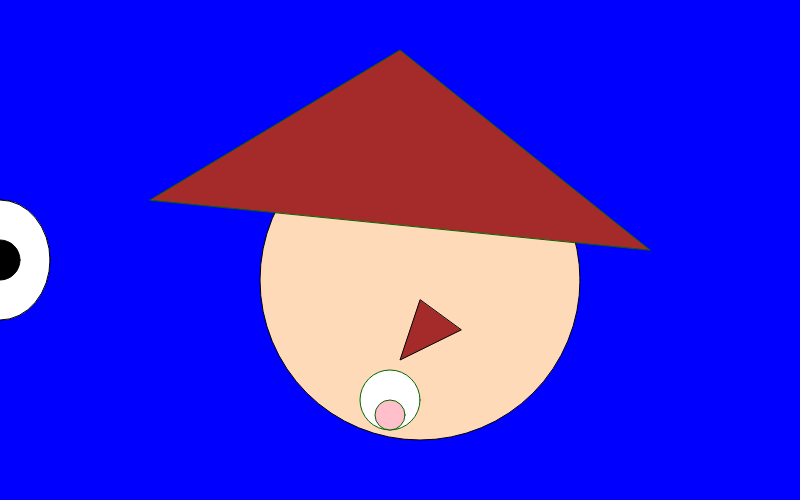
Frame 1 (no input)
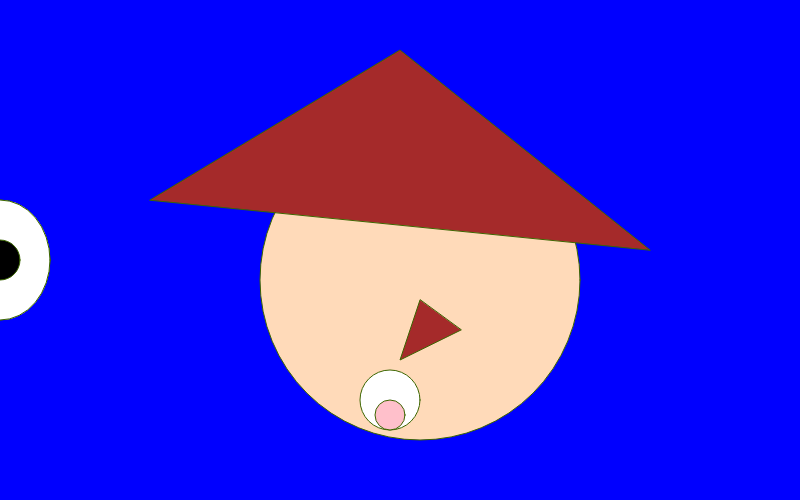
Frame 60 (no input)
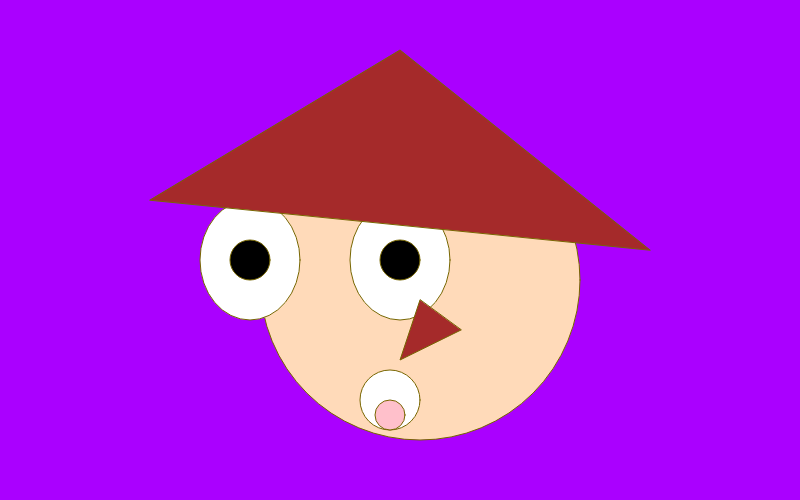
Frame 120 (the mouse pressed at the canvas centre since frame 60)

The p5.js sketch that drew these frames (run headless with seeded random() and noise() and a simulated clock; from frame 60 on, the mouse is pressed at the canvas centre):

// p5.js sketch
// ── sketch.js
/*
this is the version 3 self portrait.
*/
var r = 0;
var b = 255;

function setup() {
	createCanvas(800, 500);
}

function draw() {
	background(r, 0, b);
    r = map(mouseX, 0, 600, 0, 255);
    b = map(mouseX, 0, 600, 255, 255);
    
    
    /* head shape */ 
    var head = 420;
    var heady = 280;
    var headw = 320;
    
    /* shapes of the eyes */
    var lefteye = mouseX;
    var righteye = mouseY;
    var eyey = 260;
    var eyew = 100;
    var eyeh = 120;
    var smalleye = 40;
    
    /* shape for the nose */
    var nosex = 420;
    var nosey = 300;
    var noseh = 400;
    var nosew = 360;
    var nose1 = 461;
    var nose2 = 330;
    
    /* secondary line color */
    var line1 = frameCount;
    var line2 = 102;
    var line3 = 0;
    
    /* mouth shapes */
    var mouth = 390;
    var bigmouth = 400;
    var bigmouth1 = 60;
    var smallmouth = 415;
    var smallmouth1 = 30;
    
    /* hair shape */
    var hair = 650;
    var hairy = 250;
    var hairw = 400;
    var hairh = 50;
    var hair1 = 150;
    var hair2 = 200;

//face
fill("peachpuff")
ellipse(head, heady, headw)
    
//lefteye
fill("white")
ellipse(lefteye, eyey, eyew, eyeh)
fill("black")
ellipse(lefteye, eyey, smalleye, smalleye) 

//righteye
fill("white")
ellipse(righteye, eyey, eyew, eyeh)
fill("black")
ellipse(righteye, eyey, smalleye, smalleye) 
    
//nose
fill("brown")
triangle(nosex, nosey, noseh, nosew, nose1, nose2);
  
//lines
noFill();
stroke(line1, line2, line3);
stroke(line3);
stroke(line1, line2, line3);

//mouth
fill("white")
ellipse(mouth, bigmouth, bigmouth1)
fill("pink")
ellipse(mouth, smallmouth, smallmouth1)
    
//hair
fill("brown")
triangle(hair, hairy, hairw, hairh, hair1, hair2);
}
// ── SelfPortrait2.html
<!DOCTYPE html>
<html>
<head>
	<title>Portfolio</title>
		<link href="https://fonts.googleapis.com/css?family=Satisfy" rel="stylesheet">
		<link rel="stylesheet" type="text/css" href="main.css">
</head>
<body>
	<ul class="main-nav">
        <h1>Interaction</h1>
        <p> The image below has interactions by using the mouse or mousepad.</p>
        <p>As you move the mouse left to right the color of the canvas (background) changes. Also, the right eye of the face moves side to side by moving the mouse left to right. The left eye moves when you go up and down when you use your mouse.</p>
        <p>Give it a try and have Fun!</p>
		<script src="p5.min.js"> </script>
        <script src="sketch.js"> </script>
</body>
</html>
// ── main.css
body{
	background:linear-gradient(rgba(0,0,0,0.5),rgba(0,0,0,0.5)), url(Pictures/background.jpg) no-repeat center center fixed;
	background-size: cover;
	color:#DAF0EE;
	font-family: 'Satisfy', cursive;
	font-size: 25px;
	width: 50%;
	margin: 0 auto;
	
}
	h1{
		color: #72B01D;
		font-family: 'Satisfy', cursive;
		font-size: 70px;
	}
	a{
		color: white;
		text-decoration: none;
		padding: 5px;
		font-family: 'Satisfy', cursive;
		font-size: 25px;

	}
		a:hover{
			border: 1px solid red;

		}
			.main-nav{
				float: center;
				list-style: none;
				margin-top: 40px;
			}
				.main-nav li{
					display: inline-block;
				}
					.main-nav li.active a{
						border: 1px solid green;
					}
						p{
							font-family: 'Berkshire Swash', cursive;
						}
							h2{
								color: #72B01D;
								font-family: 'Satisfy', cursive;
								font-size: 70px;
							}
